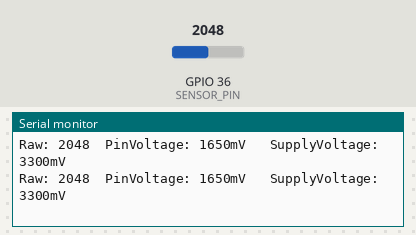
The sketch below on a simulated ESP32. Parts: the last lines printed to the serial monitor. The inputs (shaded band) are chosen by the test bench; at power-on: GPIO 36 (SENSOR_PIN) = 2048.

Above: at 1.2 s.
1.3 s: GPIO 36 (SENSOR_PIN) set to 2866
At 2.6 s:
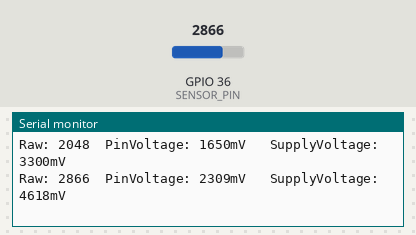
2.8 s: GPIO 36 (SENSOR_PIN) set to 3603
At 3.8 s:
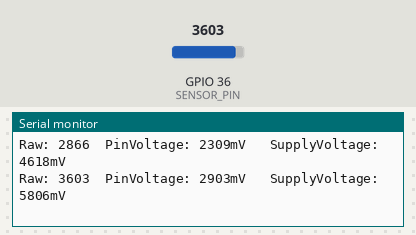
Timing chart, 0 to 5.8 s (numbered marks = the images above; inputs shaded):
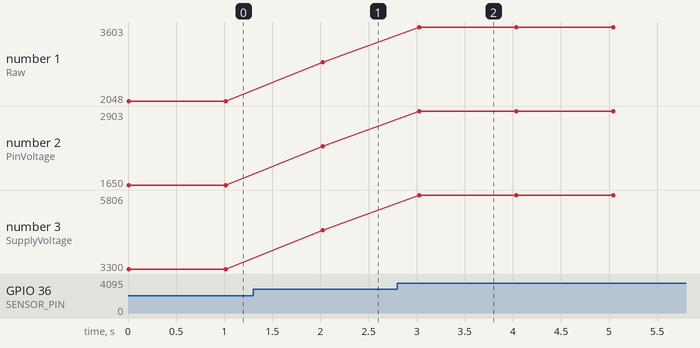

The sketch:

3_adc.ino
```cpp
#define SENSOR_PIN 36

void setup() {
    Serial.begin(115200);
}

void loop() {
    uint32_t adc_reading = 0;
    static const int NO_OF_SAMPLES = 64;

    for (int i = 0; i < NO_OF_SAMPLES; i++) {
        adc_reading += analogRead(SENSOR_PIN);
    }
    adc_reading /= NO_OF_SAMPLES;

    uint32_t pin_voltage = 3300 * (float(adc_reading) / 4095);
    uint32_t supply_voltage = pin_voltage * 2;
    Serial.print("Raw: ");
    Serial.print(adc_reading);
    Serial.print("\t");
    Serial.print("PinVoltage: ");
    Serial.print(pin_voltage);
    Serial.print("mV \t");
    Serial.print("SupplyVoltage: ");
    Serial.print(supply_voltage);
    Serial.print("mV\n");
    delay(1000);
}
```

Measured:
- after the input at 1.3 s, the serial monitor: prints a new line after 0.72 s (image 1)
- after the input at 2.8 s, the serial monitor: prints a new line after 0.23 s (image 2)
- plotted number 1: 2048 → 2866 after the input at 1.3 s, 2866 → 3603 after the input at 2.8 s
- plotted number 2: 1650 → 2309 after the input at 1.3 s, 2309 → 2903 after the input at 2.8 s
- plotted number 3: 3300 → 4618 after the input at 1.3 s, 4618 → 5806 after the input at 2.8 s
